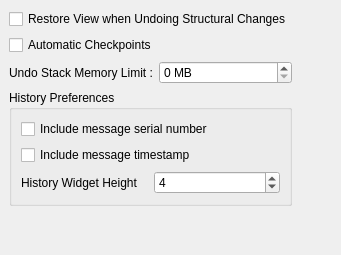
     <widget class="QWidget" name="TabPage" >
      <attribute name="title" >
       <string>Undo</string>
      </attribute>
      <layout class="QGridLayout" >
       <property name="margin" >
        <number>9</number>
       </property>
       <property name="spacing" >
        <number>6</number>
       </property>
       <item row="0" column="0" >
        <layout class="QVBoxLayout" >
         <property name="margin" >
          <number>0</number>
         </property>
         <property name="spacing" >
          <number>6</number>
         </property>
         <item>
          <layout class="QVBoxLayout" >
           <property name="margin" >
            <number>0</number>
           </property>
           <property name="spacing" >
            <number>6</number>
           </property>
           <item>
            <widget class="QCheckBox" name="undo_restore_view_checkbox" >
             <property name="toolTip" >
              <string>Undo will switch to the view saved with each structural change.</string>
             </property>
             <property name="text" >
              <string>Restore View when Undoing Structural Changes</string>
             </property>
            </widget>
           </item>
           <item>
            <widget class="QCheckBox" name="undo_automatic_checkpoints_checkbox" >
             <property name="toolTip" >
              <string>Specify Automatic or Manual Checkpoints at program startup.</string>
             </property>
             <property name="text" >
              <string>Automatic Checkpoints</string>
             </property>
            </widget>
           </item>
           <item>
            <layout class="QHBoxLayout" >
             <property name="margin" >
              <number>0</number>
             </property>
             <property name="spacing" >
              <number>6</number>
             </property>
             <item>
              <widget class="QLabel" name="undo_stack_memory_limit_label" >
               <property name="text" >
                <string>Undo Stack Memory Limit :</string>
               </property>
              </widget>
             </item>
             <item>
              <widget class="QSpinBox" name="undo_stack_memory_limit_spinbox" >
               <property name="suffix" >
                <string> MB</string>
               </property>
               <property name="maximum" >
                <number>99999</number>
               </property>
              </widget>
             </item>
            </layout>
           </item>
           <item>
            <widget class="QGroupBox" name="groupBox17" >
             <property name="title" >
              <string>History Preferences</string>
             </property>
             <layout class="QGridLayout" >
              <property name="margin" >
               <number>9</number>
              </property>
              <property name="spacing" >
               <number>6</number>
              </property>
              <item row="2" column="1" >
               <widget class="QSpinBox" name="historyHeight_spinbox" >
                <property name="toolTip" >
                 <string>Adjust the height of history widget</string>
                </property>
                <property name="maximum" >
                 <number>20</number>
                </property>
                <property name="value" >
                 <number>4</number>
                </property>
               </widget>
              </item>
              <item row="0" column="0" colspan="2" >
               <widget class="QCheckBox" name="msg_serial_number_checkbox" >
                <property name="text" >
                 <string>Include message serial number</string>
                </property>
               </widget>
              </item>
              <item row="1" column="0" colspan="2" >
               <widget class="QCheckBox" name="msg_timestamp_checkbox" >
                <property name="text" >
                 <string>Include message timestamp</string>
                </property>
               </widget>
              </item>
              <item row="2" column="0" >
               <widget class="QLabel" name="history_widget_height_lbl" >
                <property name="text" >
                 <string>History Widget Height</string>
                </property>
                <property name="buddy" >
                 <cstring>historyHeight_spinbox</cstring>
                </property>
               </widget>
              </item>
             </layout>
            </widget>
           </item>
          </layout>
         </item>
         <item>
          <spacer>
           <property name="orientation" >
            <enum>Qt::Vertical</enum>
           </property>
           <property name="sizeHint" >
            <size>
             <width>20</width>
             <height>40</height>
            </size>
           </property>
          </spacer>
         </item>
        </layout>
       </item>
       <item row="0" column="1" >
        <spacer>
         <property name="orientation" >
          <enum>Qt::Horizontal</enum>
         </property>
         <property name="sizeHint" >
          <size>
           <width>40</width>
           <height>20</height>
          </size>
         </property>
        </spacer>
       </item>
      </layout>
     </widget>
